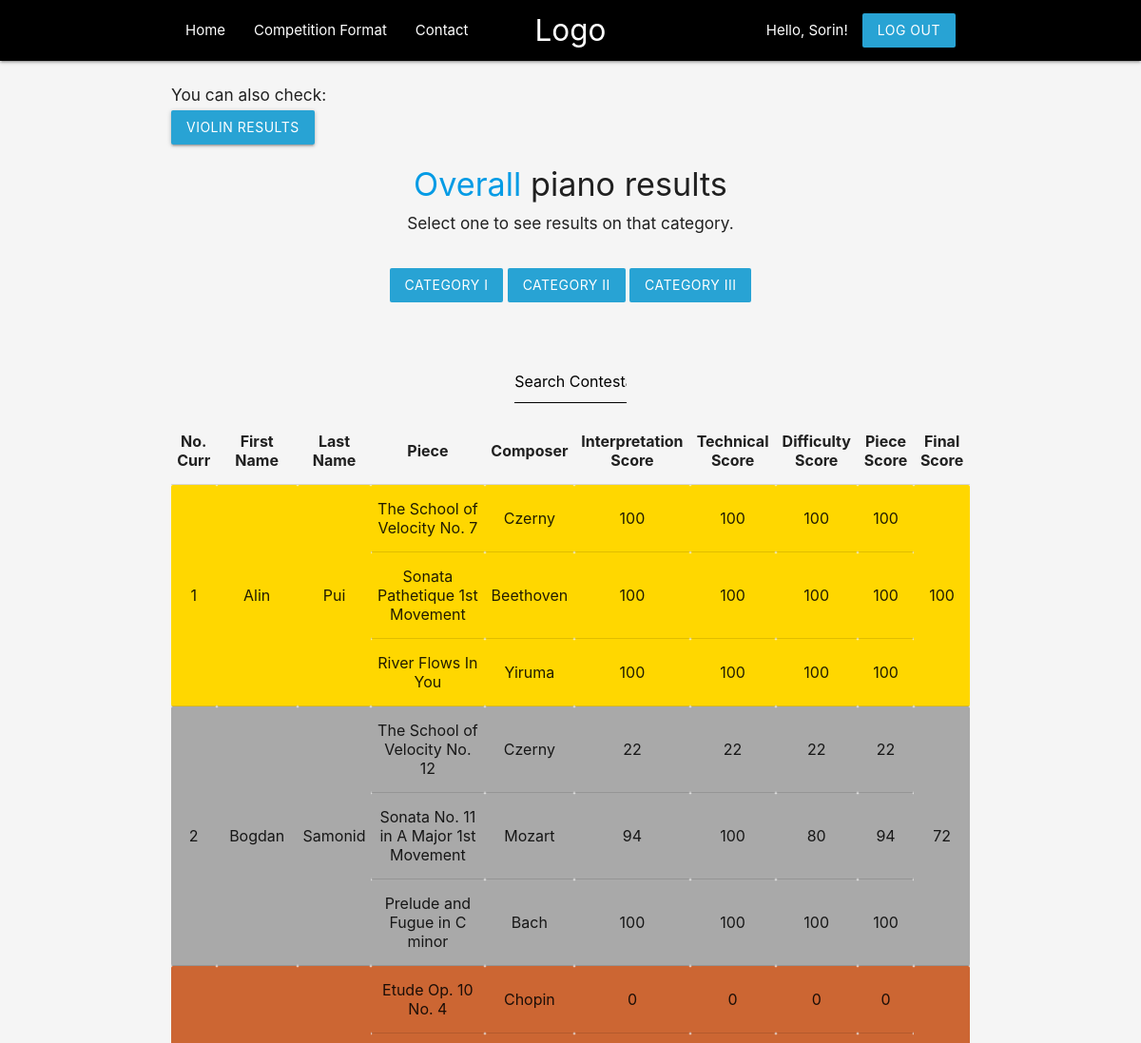
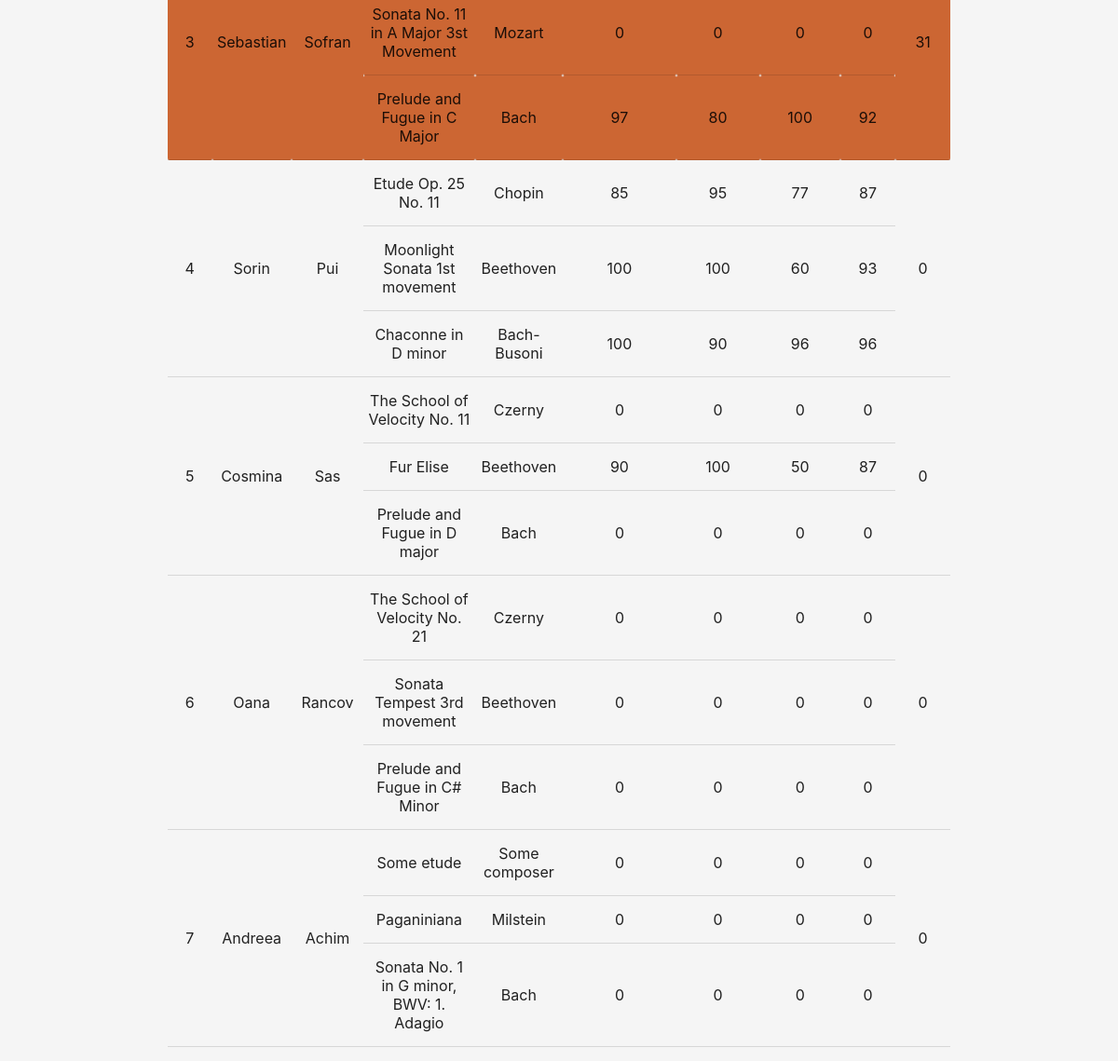
The page /piano-standings.php (signed in) on the database its author committed (2 pictures, top to bottom).
### tables this page shows
CREATE TABLE `scores` (
  `ContestantID` int(11) NOT NULL,
  `PieceID` int(11) NOT NULL,
  `InterpretationScore` int(11) NOT NULL DEFAULT 0,
  `TechnicalScore` int(11) NOT NULL DEFAULT 0,
  `DifficultyScore` int(11) NOT NULL DEFAULT 0,
  `OverallScore` int(11) NOT NULL DEFAULT 0
);

CREATE TABLE `contestants` (
  `ID` int(11) NOT NULL,
  `FirstName` varchar(20) NOT NULL,
  `LastName` varchar(20) NOT NULL,
  `Email` varchar(50) NOT NULL,
  `Password` varchar(255) NOT NULL,
  `Age` int(11) NOT NULL,
  `PhoneNumber` varchar(10) NOT NULL,
  `Instrument` varchar(6) NOT NULL,
  `FinalScore` int(11) NOT NULL
);

CREATE TABLE `pieces` (
  `ContestantID` int(11) NOT NULL,
  `PieceID` int(11) NOT NULL,
  `PieceName` varchar(50) NOT NULL,
  `ComposerName` varchar(50) NOT NULL,
  `Category` varchar(7) NOT NULL
);

### piano-standings.php (the view, shortened to what this page needs)
<?php
    $conn = mysqli_connect("localhost", "taniacurutchi", "parola123", "music_competition");
    $sql = "
        SELECT contestants.ID, contestants.FirstName, contestants.LastName, pieces.PieceName, pieces.ComposerName,
        scores.InterpretationScore, scores.TechnicalScore, scores.DifficultyScore, scores.OverallScore,
        contestants.Instrument, contestants.FinalScore
        FROM ((contestants
        INNER JOIN pieces ON contestants.ID=pieces.ContestantID)
        INNER JOIN scores ON contestants.ID=scores.ContestantID AND pieces.PieceID=SCORES.PieceID)
        WHERE contestants.Instrument='piano'
        ORDER BY contestants.FinalScore DESC;
    ";
    $result = mysqli_query($conn, $sql);
    $contestants = mysqli_fetch_all($result, MYSQLI_ASSOC);
?>
<html lang="en">
<head>
    <link rel="stylesheet" href="https://cdnjs.cloudflare.com/ajax/libs/materialize/1.0.0/css/materialize.min.css">
    <link rel="stylesheet" href="stylesheets/standings-style.css">
</head>
<body>
    <?php include "templates/header.php" ?>
    <div class="container section">
        <h6>You can also check:</h6>
        <a href="violin-standings.php" class="btn">Violin Results</a>
        <h4 class="center"><a href="piano-standings.php">Overall</a> piano results</h4>
        <h6 class="center">Select one to see results on that category.</h6>
        <div class="section center">
            <form action="<?php echo $_SERVER['PHP_SELF']; ?>" method="POST">
                <div class="section">
                    <input type="submit" value="category I" name="cat1" class="btn z-depth-0 cat">
                    <input type="submit" value="category II" name="cat2" class="btn z-depth-0 cat">
                    <input type="submit" value="category III" name="cat3" class="btn z-depth-0 cat">
                </div>
            </form>
        </div>
        <div class="container section center">
            <input id="search" type="text" name="searchName" placeholder="Search Contestant">
        </div>
        <table>
            <tr>
                <th>No. Curr</th>
                <th>First Name</th>
                <th>Last Name</th>
                <th>Piece</th>
                <th>Composer</th>
                <th>Interpretation Score</th>
                <th>Technical Score</th>
                <th>Difficulty Score</th>
                <th>Piece Score</th>
                <?php if (!isset($_POST["cat1"]) && !isset($_POST["cat2"]) && !isset($_POST["cat3"])): ?>
                    <th>Final Score</th>
                <?php endif ?>
            </tr>
            <?php $current = 1; ?>
            <?php if(isset($_POST["cat1"]) || isset($_POST["cat2"]) || isset($_POST["cat3"])): ?>
                <script>
                    document.querySelector("#search").setAttribute("class", "searchName1");
                </script>
                <?php foreach($contestants as $contestant): ?>
                    <tr>
                        <td><?php echo $current++; ?></td>
                        <td><?php echo $contestant["FirstName"]; ?></td>
                        <td><?php echo $contestant["LastName"]; ?></td>
                        <td><?php echo $contestant["PieceName"]; ?></td>
                        <td><?php echo $contestant["ComposerName"]; ?></td>
                        <td><?php echo $contestant["InterpretationScore"]; ?></td>
                        <td><?php echo $contestant["TechnicalScore"]; ?></td>
                        <td><?php echo $contestant["DifficultyScore"]; ?></td>
                        <td><?php echo $contestant["OverallScore"]; ?></td>
                    </tr>
                <?php endforeach ?>
            <?php else: ?>
                <?php
                    $current = 1;
                    $i = 0;
                ?>
                <?php while($i < count($contestants)): ?>
                    <?php
                        $ID = $contestants[$i]["ID"];
                        $sql = "
                            SELECT COUNT(PieceID)
                            FROM pieces
                            WHERE ContestantID='$ID';
                        ";
                        $result = mysqli_query($conn, $sql);
                        $count = mysqli_fetch_assoc($result);
                        $number = $count["COUNT(PieceID)"];
                        if ($number < 3){
                            $i += $number;
                            continue;
                        }
                    ?>
                    <tr>
                        <td rowspan="<?php echo $number; ?>"><?php echo $current++ ?></td>
                        <td rowspan="<?php echo $number; ?>"><?php echo $contestants[$i]["FirstName"] ?></td>
                        <td rowspan="<?php echo $number; ?>"><?php echo $contestants[$i]["LastName"] ?></td>
                        <td><?php echo $contestants[$i]["PieceName"] ?></td>
                        <td><?php echo $contestants[$i]["ComposerName"] ?></td>
                        <td><?php echo $contestants[$i]["InterpretationScore"] ?></td>
                        <td><?php echo $contestants[$i]["TechnicalScore"] ?></td>
                        <td><?php echo $contestants[$i]["DifficultyScore"] ?></td>
                        <td><?php echo $contestants[$i]["OverallScore"] ?></td>
                        <td rowspan="<?php echo $number; ?>"><?php echo $contestants[$i]["FinalScore"] ?></td>
                    </tr>
                    <?php for ($j = $i + 1; $j < $number + $i; $j++): ?>
                        <tr>
                            <td><?php echo $contestants[$j]["PieceName"] ?></td>
                            <td><?php echo $contestants[$j]["ComposerName"] ?></td>
                            <td><?php echo $contestants[$j]["InterpretationScore"] ?></td>
                            <td><?php echo $contestants[$j]["TechnicalScore"] ?></td>
                            <td><?php echo $contestants[$j]["DifficultyScore"] ?></td>
                            <td><?php echo $contestants[$j]["OverallScore"] ?></td>
                        </tr>
                    <?php endfor ?>
                    <?php $i += $number; ?>
                <?php endwhile ?>
            <?php endif ?>
        </table>
    </div>
</body>
</html>

### templates/header.php
<header>
    <nav class="nav-wrapper black">
        <div class="container">
            <a href="" class="brand-logo center">Logo</a>
            <ul>
                <?php if (isset($_SESSION["email"])): ?>
                    <?php if($_SESSION["email"] != "eugeniacapota@gmail.com" &&
                             $_SESSION["email"] != "razvancioarga@gmail.com" &&
                             $_SESSION["email"] != "Admin"): ?>
                        <?php if ($_SESSION["instrument"] == "piano"): ?>
                            <li class="left-links"><a href="piano-standings.php">Home</a></li>
                        <?php else: ?>
                            <li class="left-links"><a href="violin-standings.php">Home</a></li>
                        <?php endif ?>
                    <?php elseif($_SESSION["email"] == "eugeniacapota@gmail.com"): ?>
                        <li class="left-links"><a href="violin-judge.php">Home</a></li>
                    <?php elseif($_SESSION["email"] == "razvancioarga@gmail.com"): ?>
                        <li class="left-links"><a href="piano-judge.php">Home</a></li>
                    <?php elseif($_SESSION["email"] == "Admin"): ?>
                        <li class="left-links"><a href="admin-page.php">Home</a></li>
                    <?php endif ?>
                <?php else: ?>
                    <li class="left-links"><a href="index.php">Home</a></li>
                <?php endif ?>
                <li class="left-links"><a href="info.php">Competition Format</a></li>
                <li class="left-links"><a href="info.php">Contact</a></li>
            </ul>
            <ul class="right">
                <?php if (isset($_SESSION["firstName"])): ?>
                    <li class="right"><a href="logout.php" class="btn">Log Out</a></li>
                    <li class="left"><?php echo "Hello, " . $_SESSION["firstName"] . "!"; ?></li>
                <?php else: ?>
                    <li class=""><a href="sign-in.php" class="btn">Sign In</a></li>
                <?php endif ?>
            </ul>
        </div>
    </nav>
</header>

### stylesheets/standings-style.css (style rules this page uses)
input { border: none !important; margin: 0 !important; text-align: center; }
td, tr, th { text-align: center !important; }
body { background-color: whitesmoke; }
.btn { background-color: rgb(40, 163, 212) !important; }
.gold { background-color: #FFD700; }
.silver { background-color: #A9A9A9; }
.bronze { background-color: #cc6633; }
.searchName { width: 20% !important; border-bottom: 1px solid !important; }
.searchName::placeholder { color: black !important; }

### rows shown on the page
scores: ContestantID.FirstName "Alin", ContestantID.LastName "Pui", PieceID.PieceName "The School of Velocity No. 7", PieceID.ComposerName "Czerny", InterpretationScore "100", TechnicalScore "100", DifficultyScore "100", OverallScore "100", ContestantID.FinalScore "100"
scores: PieceID.PieceName "Sonata Pathetique 1st Movement", PieceID.ComposerName "Beethoven", InterpretationScore "100", TechnicalScore "100", DifficultyScore "100", OverallScore "100"
scores: PieceID.PieceName "River Flows In You", PieceID.ComposerName "Yiruma", InterpretationScore "100", TechnicalScore "100", DifficultyScore "100", OverallScore "100"
scores: ContestantID.FirstName "Bogdan", ContestantID.LastName "Samonid", PieceID.PieceName "The School of Velocity No. 12", PieceID.ComposerName "Czerny", InterpretationScore "22", TechnicalScore "22", DifficultyScore "22", OverallScore "22", ContestantID.FinalScore "72"
scores: PieceID.PieceName "Sonata No. 11 in A Major 1st Movement", PieceID.ComposerName "Mozart", InterpretationScore "94", TechnicalScore "100", DifficultyScore "80", OverallScore "94"
scores: PieceID.PieceName "Prelude and Fugue in C minor", PieceID.ComposerName "Bach", InterpretationScore "100", TechnicalScore "100", DifficultyScore "100", OverallScore "100"
scores: ContestantID.FirstName "Sebastian", ContestantID.LastName "Sofran", PieceID.PieceName "Etude Op. 10 No. 4", PieceID.ComposerName "Chopin", InterpretationScore "0", TechnicalScore "0", DifficultyScore "0", OverallScore "0", ContestantID.FinalScore "31"
scores: PieceID.PieceName "Sonata No. 11 in A Major 3st Movement", PieceID.ComposerName "Mozart", InterpretationScore "0", TechnicalScore "0", DifficultyScore "0", OverallScore "0"
scores: PieceID.PieceName "Prelude and Fugue in C Major", PieceID.ComposerName "Bach", InterpretationScore "97", TechnicalScore "80", DifficultyScore "100", OverallScore "92"
scores: ContestantID.FirstName "Sorin", ContestantID.LastName "Pui", PieceID.PieceName "Etude Op. 25 No. 11", PieceID.ComposerName "Chopin", InterpretationScore "85", TechnicalScore "95", DifficultyScore "77", OverallScore "87", ContestantID.FinalScore "0"
scores: PieceID.PieceName "Moonlight Sonata 1st movement", PieceID.ComposerName "Beethoven", InterpretationScore "100", TechnicalScore "100", DifficultyScore "60", OverallScore "93"
scores: PieceID.PieceName "Chaconne in D minor", PieceID.ComposerName "Bach-Busoni", InterpretationScore "100", TechnicalScore "90", DifficultyScore "96", OverallScore "96"
scores: ContestantID.FirstName "Cosmina", ContestantID.LastName "Sas", PieceID.PieceName "The School of Velocity No. 11", PieceID.ComposerName "Czerny", InterpretationScore "0", TechnicalScore "0", DifficultyScore "0", OverallScore "0", ContestantID.FinalScore "0"
scores: PieceID.PieceName "Fur Elise", PieceID.ComposerName "Beethoven", InterpretationScore "90", TechnicalScore "100", DifficultyScore "50", OverallScore "87"
scores: PieceID.PieceName "Prelude and Fugue in D major", PieceID.ComposerName "Bach", InterpretationScore "0", TechnicalScore "0", DifficultyScore "0", OverallScore "0"
scores: ContestantID.FirstName "Oana", ContestantID.LastName "Rancov", PieceID.PieceName "The School of Velocity No. 21", PieceID.ComposerName "Czerny", InterpretationScore "0", TechnicalScore "0", DifficultyScore "0", OverallScore "0", ContestantID.FinalScore "0"
scores: PieceID.PieceName "Sonata Tempest 3rd movement", PieceID.ComposerName "Beethoven", InterpretationScore "0", TechnicalScore "0", DifficultyScore "0", OverallScore "0"
scores: PieceID.PieceName "Prelude and Fugue in C# Minor", PieceID.ComposerName "Bach", InterpretationScore "0", TechnicalScore "0", DifficultyScore "0", OverallScore "0"
scores: ContestantID.FirstName "Andreea", ContestantID.LastName "Achim", PieceID.PieceName "Some etude", PieceID.ComposerName "Some composer", InterpretationScore "0", TechnicalScore "0", DifficultyScore "0", OverallScore "0", ContestantID.FinalScore "0"
scores: PieceID.PieceName "Paganiniana", PieceID.ComposerName "Milstein", InterpretationScore "0", TechnicalScore "0", DifficultyScore "0", OverallScore "0"
scores: PieceID.PieceName "Sonata No. 1 in G minor, BWV: 1. Adagio", PieceID.ComposerName "Bach", InterpretationScore "0", TechnicalScore "0", DifficultyScore "0", OverallScore "0"

### other values the page prints
$_SESSION["firstName"] "Sorin"
